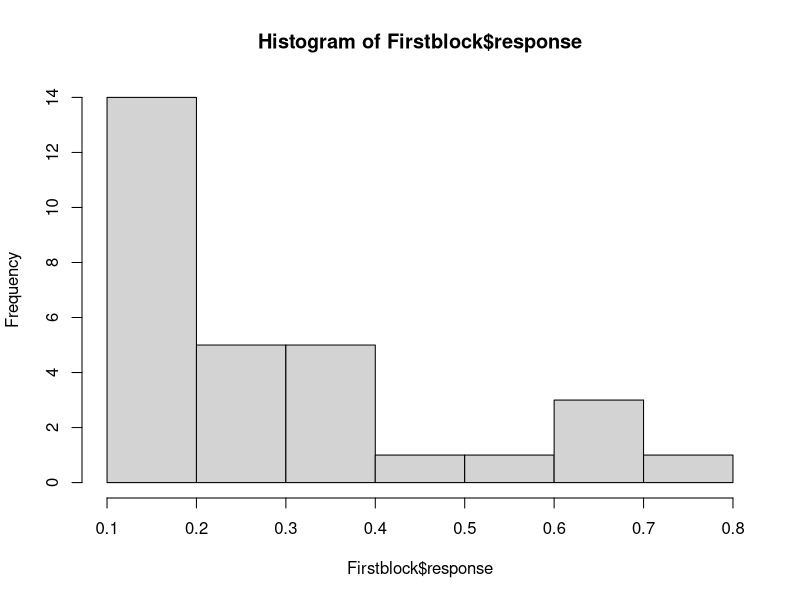
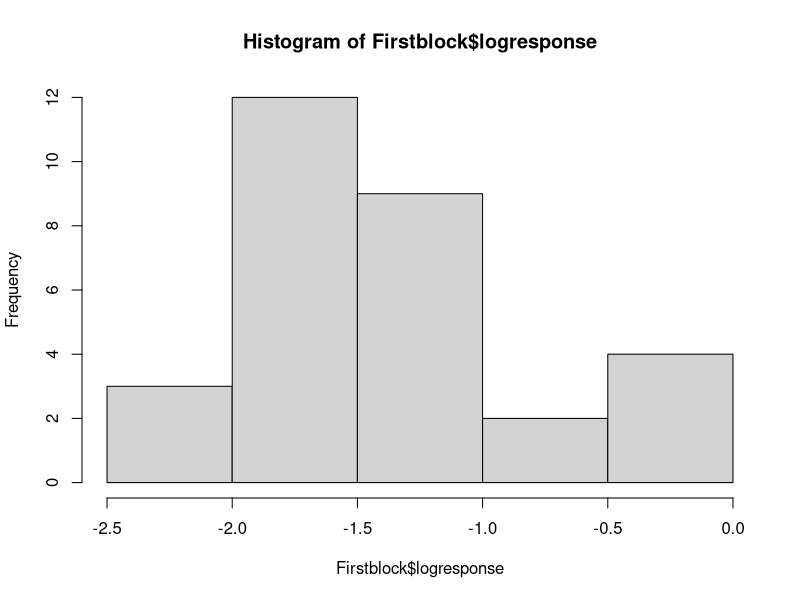
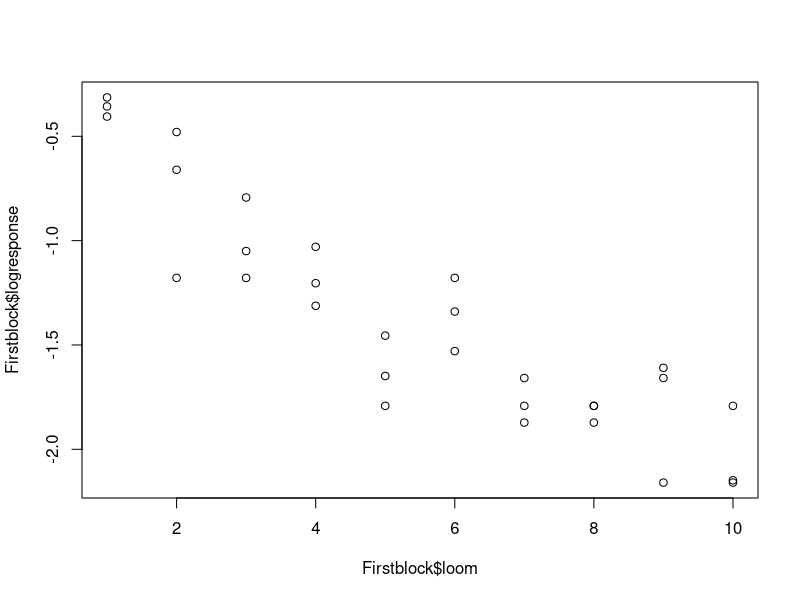
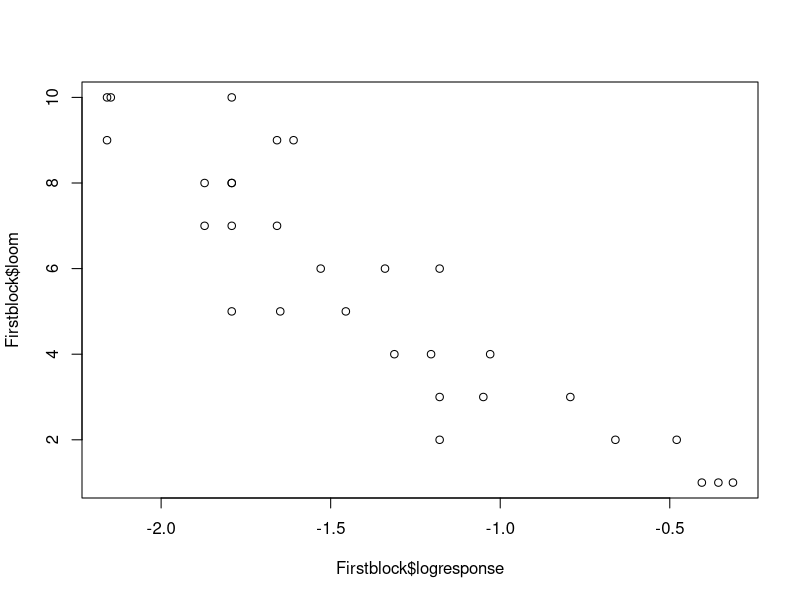
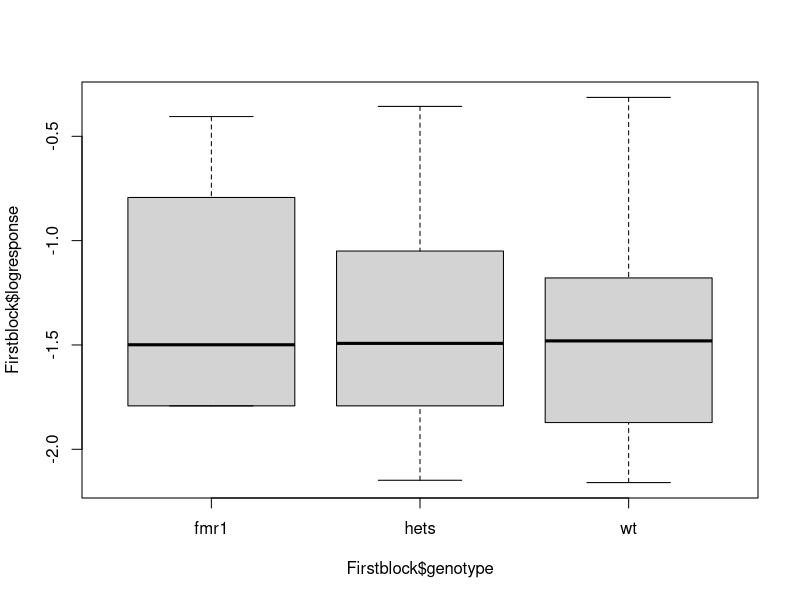
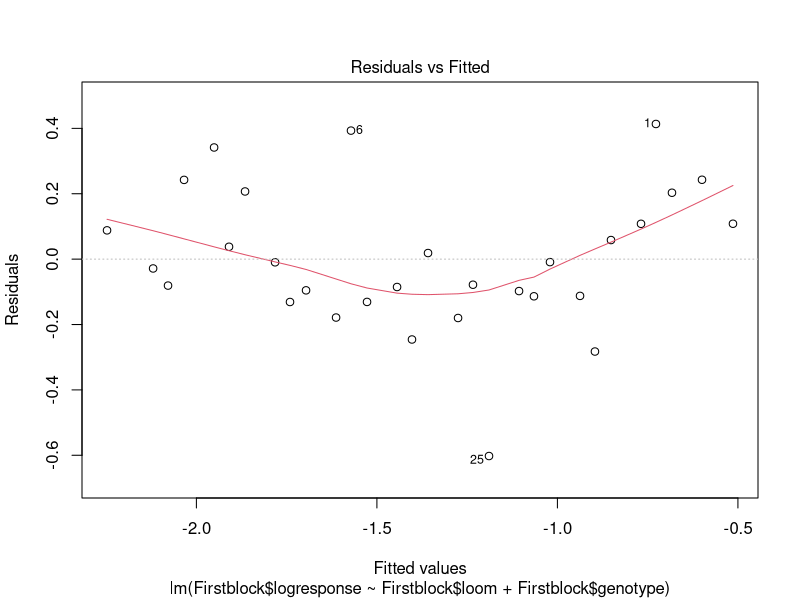
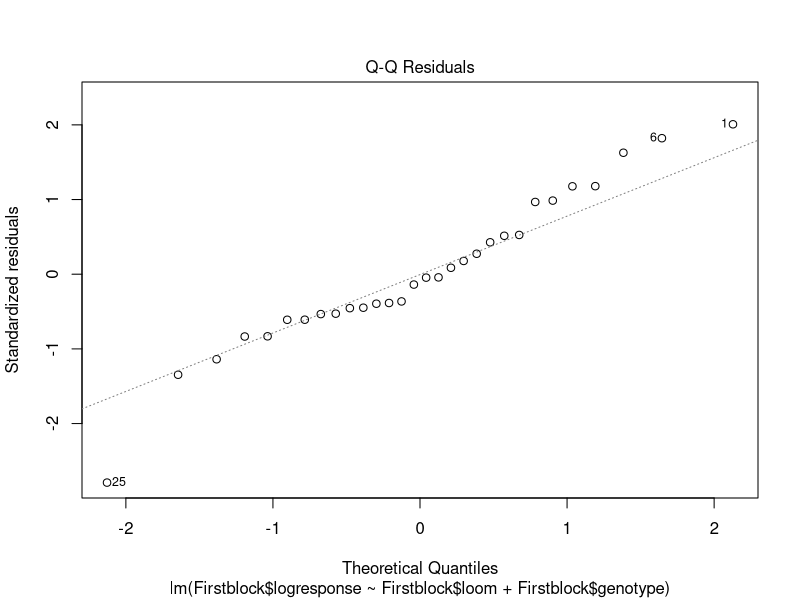
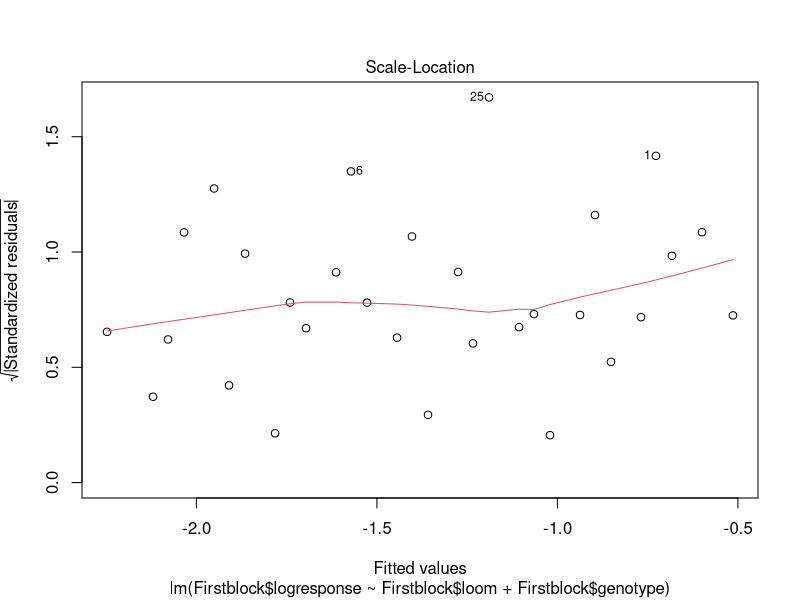

These figures' R source, in order:

##### this script is to try to analyze the fmr1 loom hab behavioura data as I did with the wiltype dataset




getwd()


##setwd("C:/Users/uqemarqu/Documents/R/behaviour analysis")
##setwd("R:/EMLPHD-Q0556/R backup 20190118/behaviour analysis")

## to import the data
Firstblock<-read.csv("first_block_loomHab_Fmr1dataset.csv",header=T,sep=",") 


N<-colnames(Firstblock)


## looking at the structure. 
str(Firstblock)
summary(Firstblock)

#######

### to visualize the distribution of the data
hist(Firstblock$response) ### it is right skewed... 

### to test if the distribution is normal. if it is significant is means it is not normal
shapiro.test(Firstblock$response) 

### because is rigth skewed i do a log transformation
Firstblock$logresponse<-log(Firstblock$response) ### 

hist(Firstblock$logresponse)
shapiro.test(Firstblock$logresponse) ### it worked... although by just a bit 



#######################

### so we test with a correlation first to see if there is a trend

### to look at the correlation

cor.test(Firstblock$loom,Firstblock$logresponse,method=c("spearman"))
cor(Firstblock$loom,Firstblock$response,method=c("spearman")) ### it gives the same results as it should. 

plot(Firstblock$loom,Firstblock$logresponse) ### (X,Y)
plot(Firstblock$loom~Firstblock$logresponse)  ### when I use a ~ it changes the order to (Y,X)



##### there is a negative correlation. so i can try my multiple linear regression. but first i will do a simple one.


#########################


##### linear regression in categorical data ###############

#### is response related to genotype?



### now to visualize, because we are using cathegorical data is better to use a boxplot.
boxplot(Firstblock$logresponse~Firstblock$genotype)

### linear regression
result2<-lm(Firstblock$logresponse~Firstblock$genotype)


summary(result2)

coef(result2)

#### not significant... and even got a negative R-squared

### in categorical data the first variable is taken as a reference, that why we only get one

N2<-c("loom" , "genotype")

#### doing a loop

for (i in 1:length(N2)){
  print(N2[i])
  resulttest<-lm(Firstblock$logresponse~Firstblock[,N2[i]])
  print(summary(resulttest))
  print(anova(resulttest))
}


### it seems that the significant ones are the looms, not the genotype. 


######## now trying with multiple linear regression

### we first do a linear regression with the variables that were sig or borderline

result3<-lm(Firstblock$logresponse~Firstblock$loom+Firstblock$genotype)

step<-step(result3,direction="both")  #### be mindful that if there are NA's the stepwise can fail. 

summary(step)

### taken together genotype does appear significant... at least wt vs fmr1

#### to check for the assumptions. 
plot(step)

#### they dont look very good... 



#####  to check individual variables again...
result6<-lm(Firstblock$logresponse~Firstblock$loom)


summary(result6)


#####  to check for interactions... not sure how to interpret them yet


result4<-lm(Firstblock$logresponse~Firstblock$genotype*Firstblock$loom) ### 
#### only loom alone appears sig... not even in the interactions. 


summary(result3)
summary(result6)

anova(result3,result6)
 ### I am not getting p values. I guess i dont have enough data. 


#### it seems that the genotype is not sigificant seen this way. 

